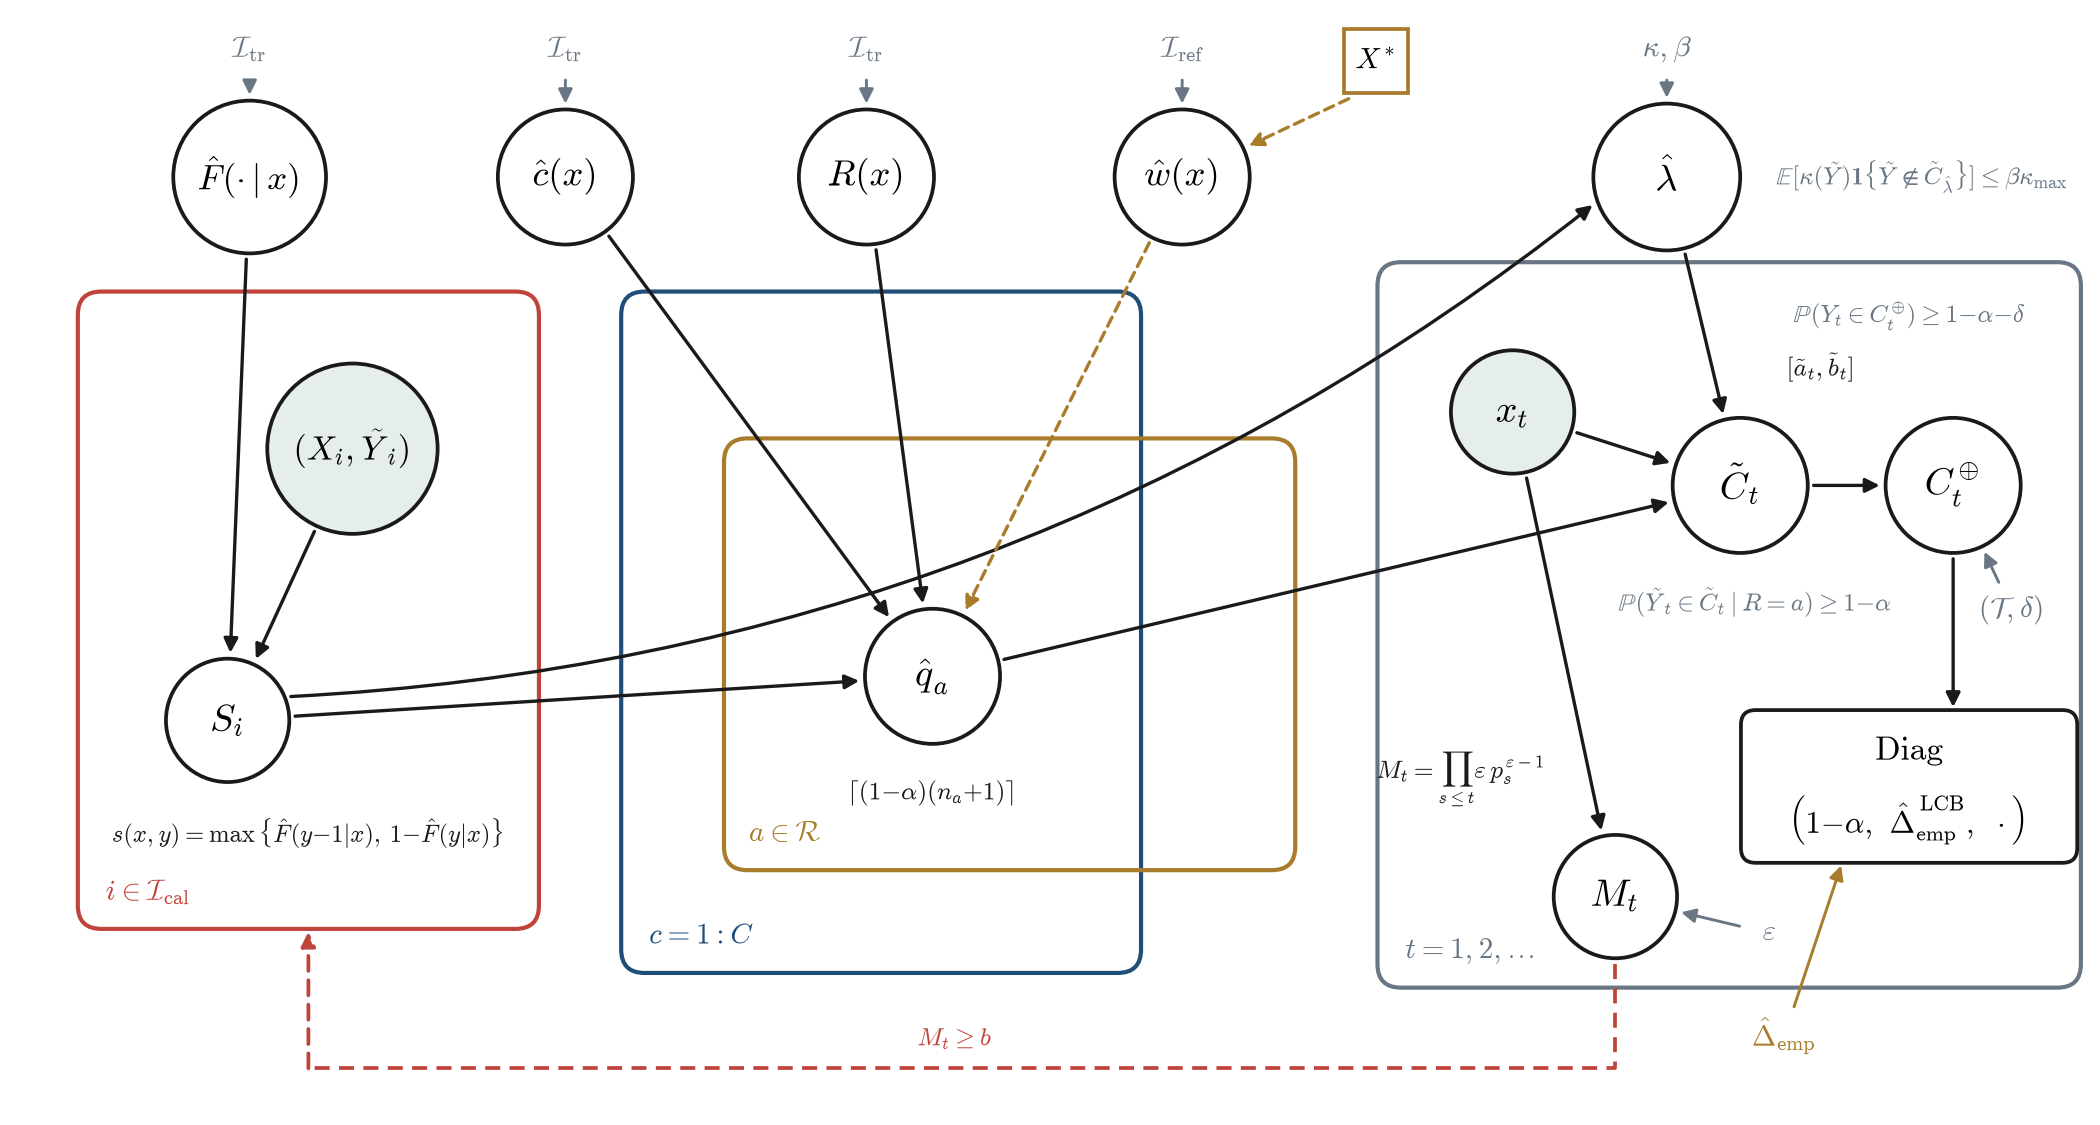

The Python source for this figure:
"""Figure 1 v3 — "CHOIR as a certified pipeline" (plate notation, notation-first).

v2 RULED 2026-07-11 (FIGURES_PLAN.md §3): zero prose — every glyph is a symbol,
a short formula, or an index; the only word allowed is the operator name "Cert".
v3 = the user's hand-cleaned layout (2026-07-11) ported back into the script,
plus the provenance fix: lambda-hat moved to the top-right REQUIRES the edge
S_i -> lambda-hat, because the CRC threshold is computed from the calibration
scores (it is a calibration-tier object like q-hat, not a fitted-tier one);
(kappa, beta) are declared inputs, tagged like hyperparameters.

All symbols match theory/methods_body.tex (eq:score, eq:qhat, weighted
quantile, eq:expansion, eq:martingale, certificate tuple). Plates carry
replication; arrows carry dependence.
"""
from __future__ import annotations

import re
from pathlib import Path

import matplotlib
matplotlib.use("Agg")
import matplotlib.pyplot as plt
from matplotlib.patches import Circle, FancyArrowPatch, FancyBboxPatch, Rectangle
import numpy as np

INK = "#1a1a1a"
HDR_BLUE = "#1f4e79"
CORAL = "#c1443c"
GOLD = "#a87c2a"
SLATE = "#697784"
MIST = "#e6eeec"

plt.rcParams.update({
    "pdf.fonttype": 42, "ps.fonttype": 42,
    "mathtext.fontset": "cm", "font.family": "serif",
    "figure.dpi": 300, "savefig.dpi": 300,
})

FS_NODE = 9.2      # node symbols
FS_SMALL = 7.0     # plate indices, hyperparameter tags
FS_FORMULA = 6.1   # short formula annotations

fig = plt.figure(figsize=(7.0, 3.75), facecolor="white")
ax = fig.add_axes([0, 0, 1, 1])
ax.set_xlim(0, 14.3); ax.set_ylim(0, 7.65)
ax.set_aspect("equal"); ax.set_axis_off()

nodes = {}

def node(name, x, y, label, r=0.44, shaded=False, fs=FS_NODE):
    ax.add_patch(Circle((x, y), r, facecolor=MIST if shaded else "white",
                        edgecolor=INK, linewidth=0.9, zorder=4))
    ax.text(x, y, label, ha="center", va="center", fontsize=fs, zorder=5)
    nodes[name] = (x, y, r)

def edge(a, b, color=INK, ls="-", lw=0.8, shrink_a=None, shrink_b=None,
         zorder=3, rad=0.0):
    xa, ya, ra = nodes[a] if isinstance(a, str) else (*a, 0.0)
    xb, yb, rb = nodes[b] if isinstance(b, str) else (*b, 0.0)
    ra = ra if shrink_a is None else shrink_a
    rb = rb if shrink_b is None else shrink_b
    v = np.array([xb - xa, yb - ya]); L = np.hypot(*v); u = v / L
    p0 = np.array([xa, ya]) + u * (ra + 0.04)
    p1 = np.array([xb, yb]) - u * (rb + 0.04)
    ax.add_patch(FancyArrowPatch(p0, p1, arrowstyle="-|>", mutation_scale=7,
                                 linewidth=lw, color=color, linestyle=ls,
                                 connectionstyle=f"arc3,rad={rad}",
                                 shrinkA=0, shrinkB=0, zorder=zorder))

def hyper(x, y, label, target, color=INK, fs=FS_SMALL, ls="-"):
    """Tiny tag with a short arrow into a node edge (the nu0,W0 idiom)."""
    ax.text(x, y, label, ha="center", va="center", fontsize=fs, color=color, zorder=6)
    edge((x, y), target, color=color, ls=ls, lw=0.7, shrink_a=0.17)

def plate(x0, y0, w, h, color, corner, corner_xy, ha="left"):
    ax.add_patch(FancyBboxPatch((x0, y0), w, h,
                                boxstyle="round,pad=0.02,rounding_size=0.16",
                                facecolor="none", edgecolor=color,
                                linewidth=1.0, zorder=1))
    ax.text(*corner_xy, corner, ha=ha, va="bottom", fontsize=FS_SMALL,
            color=color, zorder=6)

def formula(x, y, s, fs=FS_FORMULA, color=INK, ha="center"):
    ax.text(x, y, s, ha=ha, va="center", fontsize=fs, color=color, zorder=6)

# ---------------------------------------------------------------- plates
plate(0.55, 1.35, 3.10, 4.30, CORAL, r"$i\in\mathcal{I}_{\mathrm{cal}}$", (0.72, 1.48))
plate(4.25, 1.05, 3.50, 4.60, HDR_BLUE, r"$c=1{:}C$", (4.42, 1.18))
plate(4.95, 1.75, 3.85, 2.90, GOLD, r"$a\in\mathcal{R}$", (5.10, 1.88))
plate(9.40, 0.95, 4.75, 4.90, SLATE, r"$t=1,2,\ldots$", (9.57, 1.08))

# ---------------------------------------------------------------- top tier
node("F", 1.70, 6.45, r"$\hat F(\cdot\,|\,x)$", r=0.52, fs=8.4)
node("c", 3.85, 6.45, r"$\hat c(x)$", r=0.46, fs=8.8)
node("g", 5.90, 6.45, r"$R(x)$", r=0.46, fs=8.8)
node("w", 8.05, 6.45, r"$\hat w(x)$", r=0.46, fs=8.8)
for nm in ("F", "c", "g"):
    x, y, r = nodes[nm]
    hyper(x, 7.32, r"$\mathcal{I}_{\mathrm{tr}}$", nm, color=SLATE)
x, y, r = nodes["w"]
hyper(x, 7.32, r"$\mathcal{I}_{\mathrm{ref}}$", "w", color=SLATE)
# unlabeled target covariates -> density ratio (dashed GOLD)
ax.add_patch(Rectangle((9.15, 7.02), 0.44, 0.44, facecolor="white",
                       edgecolor=GOLD, linewidth=0.9, zorder=4))
ax.text(9.37, 7.24, r"$X^{*}$", ha="center", va="center", fontsize=FS_SMALL, zorder=5)
edge((9.22, 7.00), "w", color=GOLD, ls=(0, (3, 2)), shrink_a=0.0)

# lambda-hat: calibration-derived CRC threshold (top-right for layout, but its
# dependence is honest: S_i -> lambda-hat; kappa/beta are declared inputs).
node("lam", 11.35, 6.45, r"$\hat\lambda$", r=0.50, fs=9.2)
hyper(11.35, 7.32, r"$\kappa,\beta$", "lam", color=SLATE)
formula(13.10, 6.45, r"$\mathbb{E}[\kappa(\tilde Y)\mathbf{1}\{\tilde Y\notin \tilde C_{\hat\lambda}\}]\leq\beta\kappa_{\max}$",
        fs=6.0, color=SLATE)

# ---------------------------------------------------------------- calibration
node("XY", 2.40, 4.60, r"$(X_i,\tilde Y_i)$", r=0.58, shaded=True, fs=8.2)
node("S", 1.55, 2.75, r"$S_i$", r=0.42)
formula(2.10, 1.98, r"$s(x,y)=\max\{\hat F(y{-}1|x),\,1{-}\hat F(y|x)\}$", fs=5.9)
edge("F", "S"); edge("XY", "S")
edge("S", "lam", rad=0.16)   # calibration scores feed the CRC threshold

# ---------------------------------------------------------------- product cell
node("q", 6.35, 3.05, r"$\hat q_a$", r=0.46)
formula(6.35, 2.25, r"$\lceil(1{-}\alpha)(n_a{+}1)\rceil$")
edge("S", "q")
edge("c", "q")                                  # gate -> cell quantile
edge("g", "q")                                  # stratum map -> cell quantile
edge("w", "q", color=GOLD, ls=(0, (3, 2)))      # weighted quantile (new stratum)

# ---------------------------------------------------------------- deployment
node("x", 10.30, 4.85, r"$x_t$", r=0.42, shaded=True)
node("Ct", 11.85, 4.35, r"$\tilde C_t$", r=0.46)
node("Cop", 13.30, 4.35, r"$C^{\oplus}_t$", r=0.46)
node("M", 11.00, 1.55, r"$M_t$", r=0.42)
formula(12.40, 5.15, r"$[\tilde a_t,\tilde b_t]$")
formula(11.95, 3.55, r"$\mathbb{P}(\tilde Y_t\in\tilde C_t\mid R{=}a)\geq 1{-}\alpha$",
        fs=6.0, color=SLATE)
formula(13.00, 5.50, r"$\mathbb{P}(Y_t\in C^{\oplus}_t)\geq 1{-}\alpha{-}\delta$",
        fs=6.0, color=SLATE)
hyper(13.70, 3.50, r"$(\mathcal{T},\delta)$", "Cop", color=SLATE)
hyper(12.05, 1.30, r"$\varepsilon$", "M", color=SLATE)
formula(9.95, 2.35, r"$M_t=\prod_{s\leq t}\varepsilon\, p_s^{\varepsilon-1}$")

# certificate rectangle (artifact, not a random object)
CERT_W, CERT_H = 2.25, 1.00
cx, cy = 13.00, 2.30
ax.add_patch(FancyBboxPatch((cx - CERT_W / 2, cy - CERT_H / 2), CERT_W, CERT_H,
                            boxstyle="round,pad=0.02,rounding_size=0.10",
                            facecolor="white", edgecolor=INK, linewidth=0.9, zorder=4))
ax.text(cx, cy + 0.24, r"$\mathrm{Diag}$", ha="center", va="center",
        fontsize=8.0, zorder=5)
ax.text(cx, cy - 0.23,
        r"$\left(1{-}\alpha,\ \hat\Delta_{\mathrm{emp}}^{\,\mathrm{LCB}},\ \cdot\right)$",
        ha="center", va="center", fontsize=7.4, zorder=5)
nodes["Cert"] = (cx, cy, 0.62)

edge("q", "Ct"); edge("lam", "Ct"); edge("x", "Ct")
edge("Ct", "Cop")
edge("Cop", (13.30, cy + CERT_H / 2), shrink_b=0.0)
edge("x", "M")
hyper(12.15, 0.60, r"$\hat\Delta_{\mathrm{emp}}$",
      (cx - 0.45, cy - CERT_H / 2), color=GOLD)

# monitor feedback below all plates: detection, never correction
FB_Y = 0.38
ax.plot([11.00, 11.00, 2.10], [1.55 - 0.46, FB_Y, FB_Y],
        color=CORAL, lw=0.9, ls=(0, (4, 2.5)), zorder=2)
ax.add_patch(FancyArrowPatch((2.10, FB_Y), (2.10, 1.31), arrowstyle="-|>",
                             mutation_scale=7, linewidth=0.9, color=CORAL,
                             linestyle=(0, (4, 2.5)), shrinkA=0, shrinkB=0, zorder=2))
formula(6.50, 0.58, r"$M_t\geq b$", color=CORAL)

# ================================================================ floor checks
fig.canvas.draw(); renderer = fig.canvas.get_renderer()
texts = [t for t in ax.texts if t.get_text()]
bbs = [(t, t.get_window_extent(renderer)) for t in texts]
overlaps = []
for i, (t, b) in enumerate(bbs):
    for u, b2 in bbs[i + 1:]:
        if b.overlaps(b2):
            overlaps.append((t.get_text(), u.get_text()))
inside = all(b.x0 >= 0 and b.y0 >= 0 and b.x1 <= fig.bbox.width and
             b.y1 <= fig.bbox.height for _, b in bbs)
# no-prose gate: after stripping math, only allowed word fragments may remain
ALLOWED = {"Cert", "Diag", "cal", "tr", "ref", "emp", "LCB", "mon", "max"}
prose = []
for t in texts:
    for w in re.findall(r"[A-Za-z]{2,}", re.sub(r"\\[A-Za-z]+", " ", t.get_text())):
        if w not in ALLOWED:
            prose.append((w, t.get_text()))
out = Path(__file__).resolve().parent
status = "PASS" if not overlaps and inside and not prose else "FAIL"
with open(out / "floor_selfcheck_fig1.txt", "w", encoding="utf-8") as f:
    f.write(f"FLOOR SELF-CHECK: {status}\n")
    f.write(f"text_text_overlap: {'PASS' if not overlaps else 'FAIL ' + str(overlaps[:6])}\n")
    f.write(f"all_text_inside_canvas: {'PASS' if inside else 'FAIL'}\n")
    f.write(f"no_prose_gate (allowed: {sorted(ALLOWED)}): "
            f"{'PASS' if not prose else 'FAIL ' + str(prose[:6])}\n")
    f.write(f"text items checked: {len(bbs)}\n")

fig.savefig(out / "fig1_choir_pipeline.png", facecolor="white")
fig.savefig(out / "fig1_choir_pipeline.pdf", facecolor="white")
plt.close(fig)
print(open(out / "floor_selfcheck_fig1.txt", encoding="utf-8").read())
